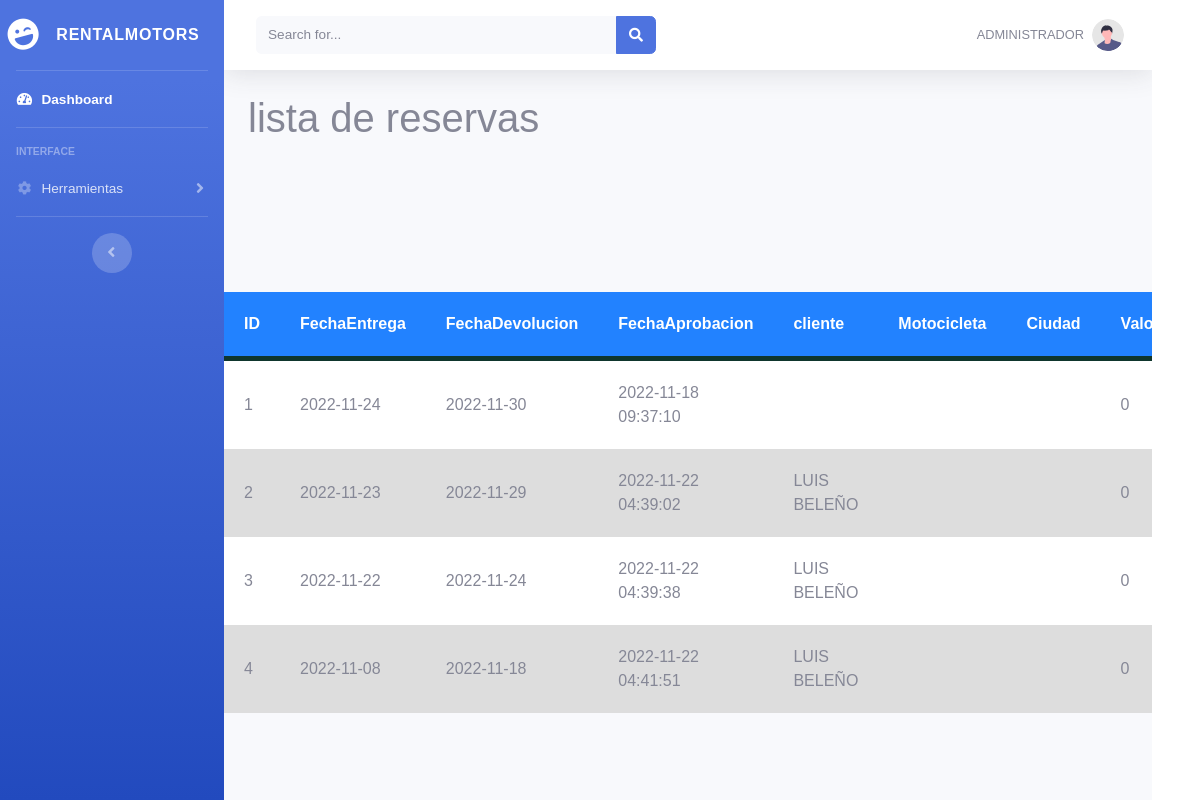
The page /dasboard/list_reserva.php on the database its author committed.
### tables this page shows
CREATE TABLE `reserva` (
  `id` double NOT NULL,
  `FechaEntrega` date DEFAULT NULL,
  `FechaDevolucion` date DEFAULT NULL,
  `FechaAprovacion` timestamp NULL DEFAULT NULL,
  `cliente` varchar(40) NOT NULL,
  `motocicleta` varchar(40) NOT NULL,
  `ciudad` varchar(40) NOT NULL,
  `valor` double NOT NULL,
  `estado` varchar(15) NOT NULL
);

### dasboard/list_reserva.php (the view, shortened to what this page needs)
<?php include_once "../vistas/superior.php"?>
<div class="container">
    <h1>lista de reservas</h1>
</div>
<div>
<table>
		<thead>
			<tr>
				<th>ID</th><th>FechaEntrega</th><th>FechaDevolucion</th><th>FechaAprobacion</th><th>cliente</th><th>Motocicleta</th><th>Ciudad</th><th>Valor</th>
			</tr>
		</thead>
<?php
include("../PHP/Conexion-be.php");
$consulta = mysqli_query($conexion, "SELECT * FROM reserva");
$resultado = mysqli_num_rows($consulta);
if ($resultado>0) {
while ($data = mysqli_fetch_array($consulta)){
?>
<div id="main-container">
			<tr>
				<td><?php echo $data['id']?></td>
				<td><?php echo $data['FechaEntrega']?></td>
				<td><?php echo $data['FechaDevolucion']?></td>
				<td><?php echo $data['FechaAprovacion']?></td>
				<td><?php echo $data['cliente']?></td>
				<td><?php echo $data['motocicleta']?></td>
				<td><?php echo $data['ciudad']?></td>
				<td><?php echo $data['valor']?></td>
			</tr>
	<?php
}
}
?>
</table>
</div>
</div>
<?php include_once "../vistas/inferior.php"?>

### dasboard/css/tabla.css (style rules this page uses)
body { background-color: #632432; font-family: Arial; }
#main-container { margin: 150px auto; width: 600px; }
table { background-color: white; text-align: left; border-collapse: collapse; width: 100%; }
th, td { padding: 20px; }
thead { background-color: #2282ff; border-bottom: solid 5px #0F362D; color: white; }
tr:nth-child(even) { background-color: #ddd; }

### rows shown on the page
reserva: id "1", FechaEntrega "2022-11-24", FechaDevolucion "2022-11-30", FechaAprovacion "2022-11-18 09:37:10", valor "0"
reserva: id "2", FechaEntrega "2022-11-23", FechaDevolucion "2022-11-29", FechaAprovacion "2022-11-22 04:39:02", cliente "LUIS BELEÑO", valor "0"
reserva: id "3", FechaEntrega "2022-11-22", FechaDevolucion "2022-11-24", FechaAprovacion "2022-11-22 04:39:38", cliente "LUIS BELEÑO", valor "0"
reserva: id "4", FechaEntrega "2022-11-08", FechaDevolucion "2022-11-18", FechaAprovacion "2022-11-22 04:41:51", cliente "LUIS BELEÑO", valor "0"
